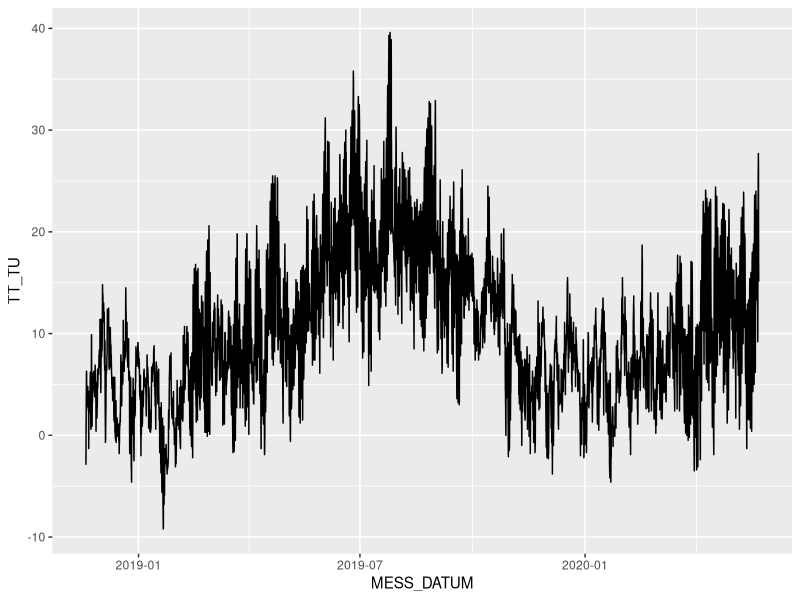
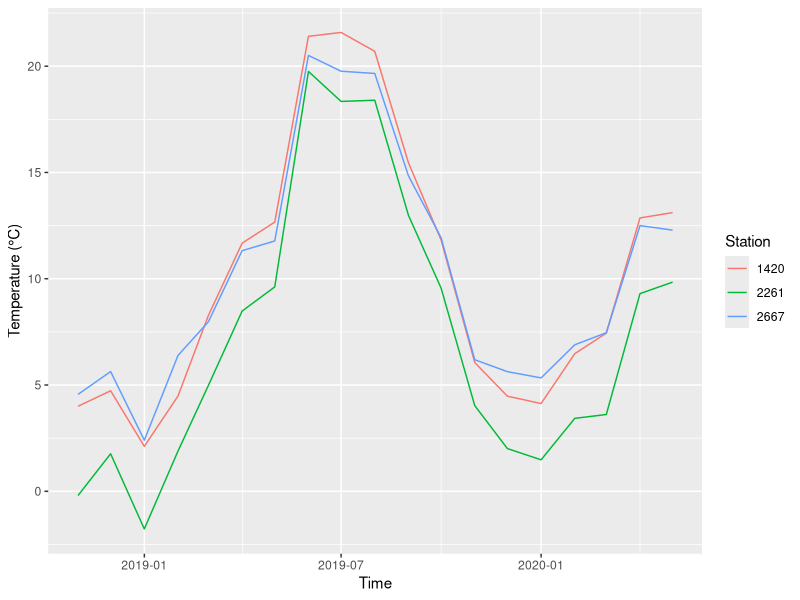

The R source for these figures, in order:
## ---- chunk 1
library(tidyverse)

temp_humid <- read_delim('Drei_Stationen.csv', delim = ';',
                         trim_ws = T)
## ---- chunk 2
print(temp_humid)
## ---- chunk 3
class(temp_humid)
## ---- chunk 4
library(lubridate)

temp_humid$MESS_DATUM <- ymd_h(temp_humid$MESS_DATUM)

print(temp_humid)
## ---- chunk 5
station_ids <-  tibble('Hof' = '2261', 'Frankfurt' = '1420', 'Koeln' = '2667')
## ---- chunk 6
temp_humid %>% 
  count()
## ---- chunk 7
temp_humid %>% 
  filter(STATIONS_ID == station_ids$Koeln) %>%
  count()
## ---- chunk 8
# Köln-Bonn wählen
koeln <- temp_humid %>% 
  filter(STATIONS_ID == station_ids$Koeln)

koeln
## ---- chunk 9
# Plotten
ggplot(data = koeln, aes(x = MESS_DATUM, y = TT_TU)) + 
  geom_line()
## ---- chunk 10
temp_humid <- mutate(temp_humid, 
                     year = year(temp_humid$MESS_DATUM),
                     month = month(temp_humid$MESS_DATUM))

temp_humid
## ---- chunk 11
by_month <- group_by(temp_humid, STATIONS_ID, year, month)
monthly_means <- summarize(by_month, mean_T = mean(TT_TU), mean_RH = mean(RF_TU))

monthly_means
## ---- chunk 12
str(monthly_means)
## ---- chunk 13
monthly_means <- ungroup(monthly_means)
## ---- chunk 14
monthly_means <- monthly_means %>%
  mutate(my_date = parse_date_time(paste0(monthly_means$year,
                  monthly_means$month), 'ym', tz = 'CET'))
## ---- chunk 15
ggplot(data = monthly_means, aes(x = my_date, y = mean_T, 
            col = factor(STATIONS_ID))) + 
  geom_line() + 
  labs(x = 'Time', y = 'Temperature (°C)', color = 'Station')
